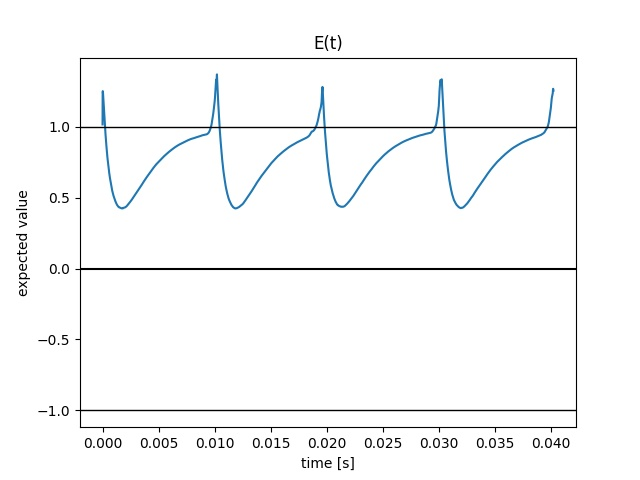

Here is the Python script that generated this plot:
import json
import numpy
import matplotlib
import matplotlib.pyplot

states_dump_file_name = "./states.txt"
parse_num_text = 250

#1 -> X=1;Y=1; 2 -> X=1;Y=-1; 3 -> X=-1;Y=1; 4 -> X=-1;Y=-1
def getExpectedValues(state):
    return numpy.mean(state)

time_list = []
expected_value_list = []

f = open(states_dump_file_name, "r")
line = f.readline()
line_num, iter = 0, 0

while line != "":
    line_num += 1
    if line_num > iter*parse_num_text:
        print("Parsed " + str(iter*parse_num_text) + " lines")
        iter += 1

    break_index = line.index("[")
    time = line[:break_index]
    json_state = line[break_index:]
    state = numpy.array( json.loads(json_state) )

    time_list.append(float(time))
    expected_value = getExpectedValues(state)
    expected_value_list.append(expected_value)

    line = f.readline()

#print(time)
fig, ax = matplotlib.pyplot.subplots()
ax.plot(time_list, expected_value_list)

ax.set(xlabel='time [s]', ylabel='expected value',
       title='E(t)')

#ax.grid(which='major', axis='y')
ax.axhline(0, linestyle='solid', color='k')
ax.axhline(1, linestyle='solid', color='k', lw=1)
ax.axhline(-1, linestyle='solid', color='k', lw=1)
fig.savefig("graph_expected.jpg")
matplotlib.pyplot.show()
